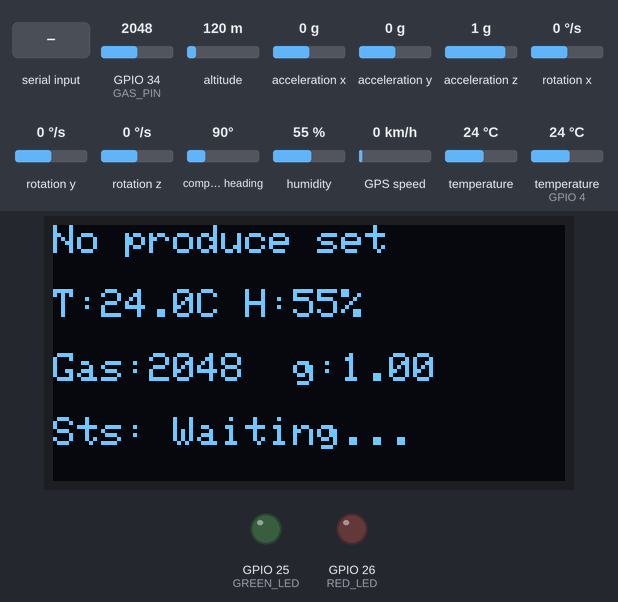
Simulated run of this sketch. Board: ESP32. Parts: 128×64 one-colour display, output pins drawn as LEDs (lit = HIGH). Inputs (shaded band) come from the test bench; at power-on: GPIO 34 (GAS_PIN) = 2048, altitude 120 m, acceleration x 0 g, acceleration y 0 g, acceleration z 1 g, rotation x 0 °/s, rotation y 0 °/s, rotation z 0 °/s, compass heading 90°, humidity 55 %, GPS speed 0 km/h, temperature 24 °C, temperature (sensor on GPIO 4) 24 °C. Storage starts empty; the GPS gets a fix after 3 s at 37.7749, -122.4194 with 8 satellites; what the sketch prints to the serial monitor is not drawn.

Above: at 2.8 s.
2.9 s: "CONFIG,90\n" received over Serial
At 4.1 s:
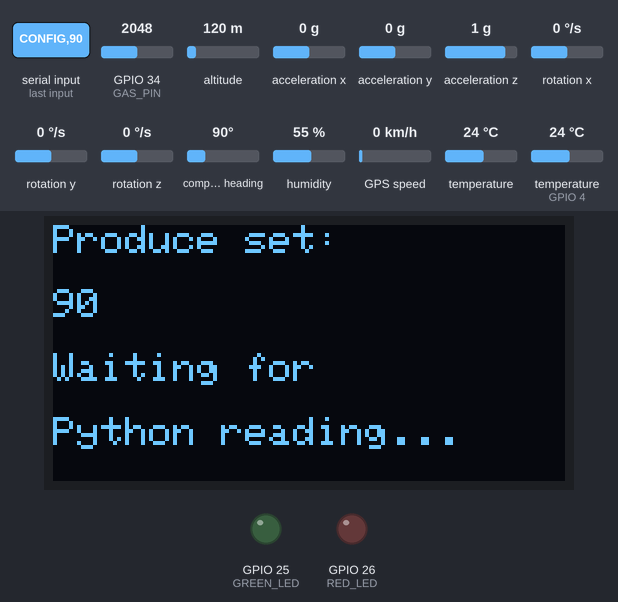
4.4 s: "CONFIG,,45\n" received over Serial
At 5.5 s:
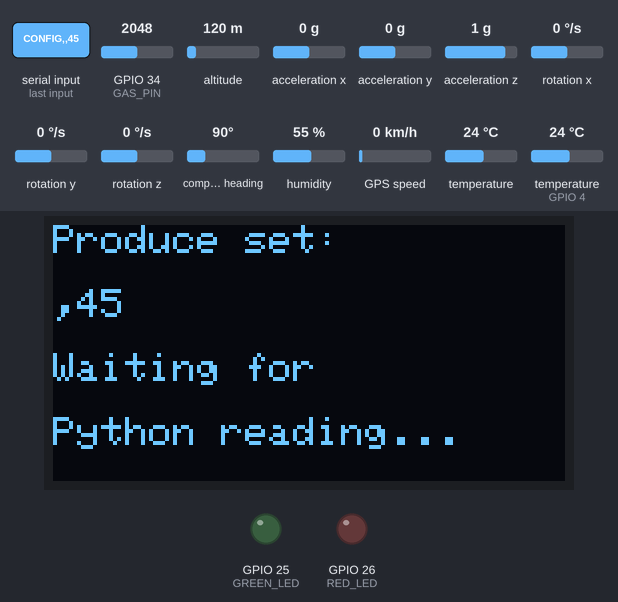
5.9 s: "STORE,\n" received over Serial
At 7.0 s:
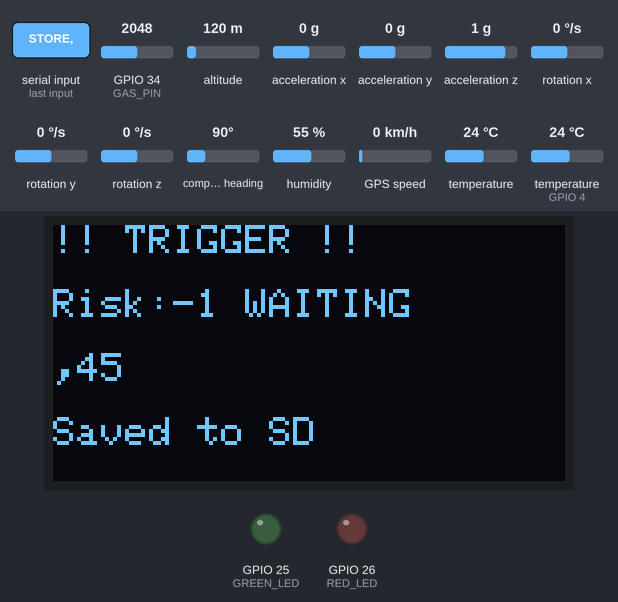
7.4 s: "STORE,,45\n" received over Serial
At 8.1 s:
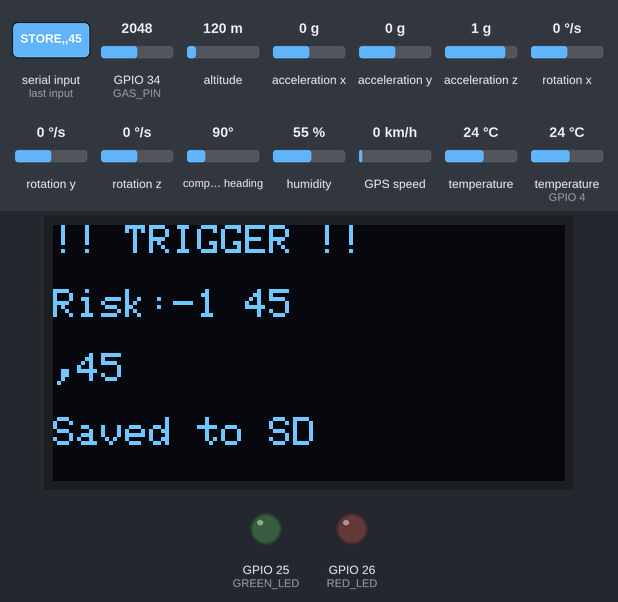
8.9 s: "CONFIG,\n" received over Serial
At 23.1 s:
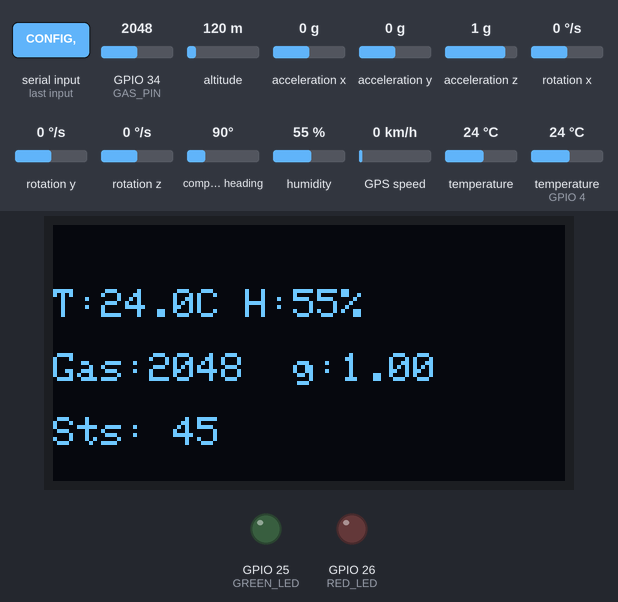
Timing chart, 0 to 23.9 s (numbered marks = the images above; inputs shaded):
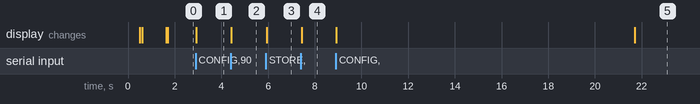

The sketch:

smart_crate.ino
```cpp
/*
  Smart Crate Firmware
  --------------------
  Role: Data extraction + local visual feedback.

  Every 20 seconds, reads DHT11 (temp/humidity), MQ gas sensor, MPU6050
  (raw accelerometer x/y/z), and NEO-6M GPS, then sends one CSV line:

    RAW,<millis>,<temp>,<hum>,<gas>,<ax>,<ay>,<az>,<lat>,<lon>

  Serial commands received from Python:

    STORE,<millis>,<temp>,<hum>,<gas>,<accel_g>,<fall>,<lat>,<lon>,<risk>,<status>
      -> Writes triggered record to /log.csv on SD card.
      -> Updates OLED and LEDs with the risk status.

    CONFIG,<produce_name>
      -> Sets the active produce label shown on the OLED.
      -> Sent by Python when the user selects a produce in the dashboard.

  ─────────────────────────────────────────────────────────────
  PRODUCE THRESHOLDS  (all processing done in Python)
  ─────────────────────────────────────────────────────────────
  Produce              Temp safe (C)  Hum safe (%)  Notes
  ─────────────────────────────────────────────────────────────
  Tomato               10 – 20        85 – 95       Ethylene sensitive
  Onion                 0 –  5        65 – 70       Low gas sensitivity
  Strawberry/Blueberry  0 –  4        90 – 95       Very perishable
  Gobi / Cabbage        0 –  4        90 – 95
  Apple                 0 –  4        90 – 95
  Mango                13 – 15        85 – 90       Chilling injury <10C
  Banana               13 – 15        85 – 90       Ripens fast >20C
  ─────────────────────────────────────────────────────────────
  Risk weights: Temp 40%, Humidity 35%, Gas 25%
  Trigger thresholds: CAUTION >= 40, ALERT >= 70
  Shock/fall: g <= 0.35 (freefall) or g >= 2.5 (impact)
  ─────────────────────────────────────────────────────────────

  OLED (SSD1306 128x64, I2C 0x3C):
    Shared I2C bus with MPU6050 (MPU6050 is at 0x68)
    SDA -> GPIO 21,  SCL -> GPIO 22

  LEDs:
    Green LED -> GPIO 25  (SAFE)
    Red LED   -> GPIO 26  (CAUTION / ALERT)
*/

#include <Arduino.h>
#include <DHT.h>
#include <Wire.h>
#include <SPI.h>
#include <SD.h>
#include <Adafruit_GFX.h>
#include <Adafruit_SSD1306.h>
#include <Adafruit_MPU6050.h>
#include <Adafruit_Sensor.h>
#include <TinyGPS++.h>

// ---------- Pins ----------
#define DHT_PIN     4
#define DHT_TYPE    DHT11
#define GAS_PIN     34
#define SD_CS       5
#define GREEN_LED   25
#define RED_LED     26

// GPS on Serial2 (hardware UART)
#define GPS_RX      16
#define GPS_TX      17

// OLED (SSD1306 128x64)
#define OLED_WIDTH  128
#define OLED_HEIGHT  64
#define OLED_RESET   -1
#define OLED_ADDR   0x3C

// Timing
#define READ_INTERVAL_MS  20000UL  // 20 seconds

// ---------- Globals ----------
DHT dht(DHT_PIN, DHT_TYPE);
Adafruit_MPU6050 mpu;
Adafruit_SSD1306 oled(OLED_WIDTH, OLED_HEIGHT, &Wire, OLED_RESET);
TinyGPSPlus gps;
HardwareSerial GPSSerial(2);

bool mpuOK  = false;
bool sdOK   = false;
bool oledOK = false;

// Active produce — set via CONFIG command from Python
String currentProduce = "No produce set";

// Last known state (updated when Python sends back STORE with status)
String lastStatus = "WAITING";
int    lastRisk   = -1;
bool   lastFall   = false;

unsigned long prevReadMs = 0;

// ---------- OLED helpers ----------
void oledShow(const String &line1, const String &line2 = "",
              const String &line3 = "", const String &line4 = "") {
  if (!oledOK) return;
  oled.clearDisplay();
  oled.setTextSize(1);
  oled.setTextColor(SSD1306_WHITE);
  oled.setCursor(0, 0);  oled.println(line1);
  oled.setCursor(0, 16); oled.println(line2);
  oled.setCursor(0, 32); oled.println(line3);
  oled.setCursor(0, 48); oled.println(line4);
  oled.display();
}

// ---------- LED helpers ----------
void setLeds(const String &status) {
  // ALERT  -> Red solid, Green off
  // CAUTION-> Red on, Green off
  // SAFE   -> Green on, Red off
  // Other  -> both off
  if (status == "ALERT") {
    digitalWrite(GREEN_LED, LOW);
    digitalWrite(RED_LED,   HIGH);
  } else if (status == "CAUTION") {
    digitalWrite(GREEN_LED, LOW);
    digitalWrite(RED_LED,   HIGH);
  } else if (status == "SAFE") {
    digitalWrite(GREEN_LED, HIGH);
    digitalWrite(RED_LED,   LOW);
  } else {
    digitalWrite(GREEN_LED, LOW);
    digitalWrite(RED_LED,   LOW);
  }
}

// ---------- SD helper ----------
void sdLog(const String &line) {
  if (!sdOK) return;
  File f = SD.open("/log.csv", FILE_APPEND);
  if (f) {
    f.println(line);
    f.close();
  }
}

// ---------- Setup ----------
void setup() {
  Serial.begin(115200);
  delay(500);

  pinMode(GAS_PIN,   INPUT);
  pinMode(GREEN_LED, OUTPUT);
  pinMode(RED_LED,   OUTPUT);
  digitalWrite(GREEN_LED, LOW);
  digitalWrite(RED_LED,   LOW);

  dht.begin();
  Wire.begin(21, 22);

  // OLED
  if (!oled.begin(SSD1306_SWITCHCAPVCC, OLED_ADDR)) {
    Serial.println("MSG,OLED not found");
  } else {
    oledOK = true;
    oled.clearDisplay();
    oled.display();
    oledShow("Smart Crate", "Initializing...");
  }

  // MPU6050
  if (!mpu.begin()) {
    Serial.println("MSG,MPU6050 not found");
    if (oledOK) oledShow("Smart Crate", "MPU6050: MISSING");
  } else {
    mpu.setAccelerometerRange(MPU6050_RANGE_8_G);
    mpu.setGyroRange(MPU6050_RANGE_500_DEG);
    mpu.setFilterBandwidth(MPU6050_BAND_21_HZ);
    mpuOK = true;
    Serial.println("MSG,MPU6050 ready");
  }

  // GPS
  GPSSerial.begin(9600, SERIAL_8N1, GPS_RX, GPS_TX);

  // SD card
  SPI.begin(18, 19, 23, SD_CS);
  if (!SD.begin(SD_CS, SPI, 1000000)) {
    Serial.println("MSG,SD card not found");
    if (oledOK) oledShow("Smart Crate", "SD: MISSING");
  } else {
    sdOK = true;
    if (!SD.exists("/log.csv")) {
      File f = SD.open("/log.csv", FILE_WRITE);
      if (f) {
        f.println("millis,temp_c,humidity_pct,gas_raw,accel_g,fall,lat,lon,risk,status");
        f.close();
      }
    }
    Serial.println("MSG,SD card ready");
  }

  delay(1000);
  oledShow("Smart Crate", "Ready", sdOK ? "SD: OK" : "SD: MISSING",
           mpuOK ? "MPU: OK" : "MPU: MISSING");
  prevReadMs = millis() - READ_INTERVAL_MS; // fire first reading immediately
}

// ---------- Loop ----------
void loop() {
  // ── GPS: keep draining UART regardless of timing ──
  while (GPSSerial.available() > 0) {
    gps.encode(GPSSerial.read());
  }

  // ── Check for commands from Python ──
  if (Serial.available()) {
    String cmd = Serial.readStringUntil('\n');
    cmd.trim();

    // ── CONFIG,<produce> — update active produce label on OLED ──
    if (cmd.startsWith("CONFIG,")) {
      currentProduce = cmd.substring(7);
      currentProduce.trim();
      // Truncate to 20 chars (OLED width at textSize=1)
      if (currentProduce.length() > 20) currentProduce = currentProduce.substring(0, 20);
      oledShow("Produce set:", currentProduce, "Waiting for", "Python reading...");
      Serial.println("MSG,CONFIG ACK: " + currentProduce);
    }

    // ── STORE,<payload> — log triggered record to SD card ──
    else if (cmd.startsWith("STORE,")) {
      String payload = cmd.substring(6); // strip "STORE," prefix
      sdLog(payload);

      // Parse status from the last field of the payload
      // payload: millis,temp,hum,gas,accel_g,fall,lat,lon,risk,status
      int lastComma = payload.lastIndexOf(',');
      if (lastComma >= 0) {
        lastStatus = payload.substring(lastComma + 1);
        lastStatus.trim();
      }
      // Parse risk (second-to-last field)
      String trimmed = payload.substring(0, lastComma);
      int prevComma = trimmed.lastIndexOf(',');
      if (prevComma >= 0) {
        lastRisk = trimmed.substring(prevComma + 1).toInt();
      }

      // Update LEDs based on status received from Python
      setLeds(lastStatus);

      // Parse fall flag (field index 5, 0-based from payload start)
      // Fields: millis(0),temp(1),hum(2),gas(3),accel_g(4),fall(5),lat(6),lon(7),risk(8),status(9)
      String tmp = payload;
      int commaCount = 0;
      int startIdx = 0;
      while (commaCount < 5 && startIdx < (int)tmp.length()) {
        int c = tmp.indexOf(',', startIdx);
        if (c < 0) break;
        startIdx = c + 1;
        commaCount++;
      }
      if (commaCount == 5) {
        int endIdx = tmp.indexOf(',', startIdx);
        String fallStr = (endIdx >= 0) ? tmp.substring(startIdx, endIdx) : tmp.substring(startIdx);
        lastFall = (fallStr.toInt() == 1);
      }

      // Update OLED with trigger info
      String riskStr = "Risk:" + String(lastRisk) + " " + lastStatus;
      String fallStr = lastFall ? "SHOCK!" : currentProduce;
      oledShow("!! TRIGGER !!", riskStr, fallStr, "Saved to SD");
    }
  }

  // ── Timed sensor read (every 20 seconds) ──
  unsigned long now = millis();
  if (now - prevReadMs < READ_INTERVAL_MS) return;
  prevReadMs = now;

  // Read sensors
  float temperature = dht.readTemperature();
  float humidity    = dht.readHumidity();
  int   gasValue    = analogRead(GAS_PIN);

  float ax = 0.0, ay = 0.0, az = 0.0;
  if (mpuOK) {
    sensors_event_t a, g, temp;
    mpu.getEvent(&a, &g, &temp);
    ax = a.acceleration.x;
    ay = a.acceleration.y;
    az = a.acceleration.z;
  }

  double lat = 0.0, lon = 0.0;
  if (gps.location.isValid()) {
    lat = gps.location.lat();
    lon = gps.location.lng();
  }

  // Update OLED with current raw readings
  // Line 1: produce name (truncated)
  // Line 2: temperature + humidity
  // Line 3: gas reading
  // Line 4: last known status from Python
  char line2[21], line3[21], line4[21];
  snprintf(line2, sizeof(line2), "T:%.1fC H:%.0f%%",
           isnan(temperature) ? 0.0f : temperature,
           isnan(humidity)    ? 0.0f : humidity);
  snprintf(line3, sizeof(line3), "Gas:%d  g:%.2f", gasValue,
           (float)sqrt(ax*ax + ay*ay + az*az) / 9.81f);
  snprintf(line4, sizeof(line4), "Sts: %s",
           lastStatus == "WAITING" ? "Waiting..." : lastStatus.c_str());
  oledShow(currentProduce, String(line2), String(line3), String(line4));

  // Emit RAW line to Python
  Serial.print("RAW,");
  Serial.print(now);                                             Serial.print(",");
  Serial.print(isnan(temperature) ? 0.0f : temperature, 1);     Serial.print(",");
  Serial.print(isnan(humidity)    ? 0.0f : humidity,    1);     Serial.print(",");
  Serial.print(gasValue);                                        Serial.print(",");
  Serial.print(ax, 3);                                           Serial.print(",");
  Serial.print(ay, 3);                                           Serial.print(",");
  Serial.print(az, 3);                                           Serial.print(",");
  Serial.print(lat, 6);                                          Serial.print(",");
  Serial.println(lon, 6);
}
```

Measured:
- after the input at 2.9 s, the display: changes at once (image 1)
- after the input at 4.4 s, the display: changes at once (image 2)
- after the input at 5.9 s, the display: changes at once (image 3)
- after the input at 7.4 s, the display: changes at once (image 4)
- after the input at 8.9 s, the display: first changes at once (image 5 shows a later state)
